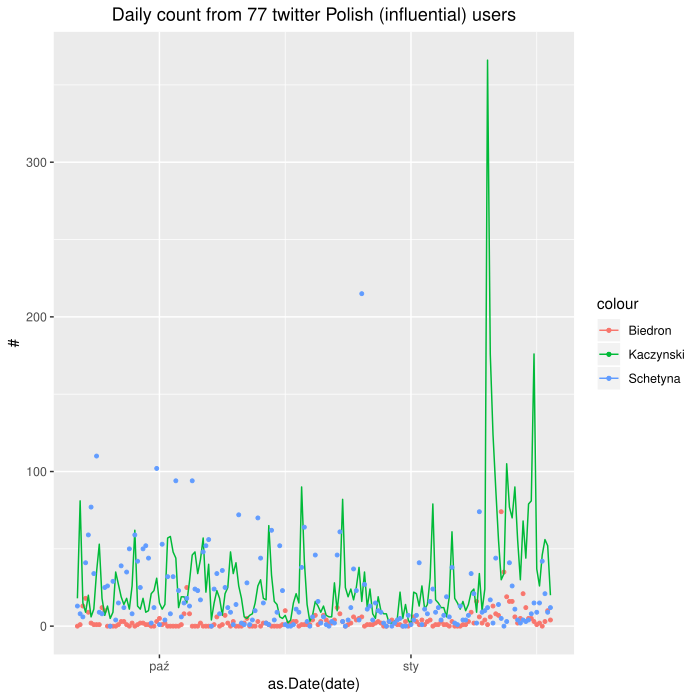

Here is the R script that generated this plot:
require(ggplot2)
## GoogleTrend Walues for 'Biedroń' ....
## Time trend plotted as linear plot
d <- read.csv("biedronkaczynskischetyna.csv", sep = ';',  header=T, na.string="NA");
##d <- subset (d, (date > 20181115 ));

p <- ggplot(d, aes(x = as.Date(date) )) +
  geom_point(aes(y = Biedron, colour = 'Biedron'), size=1) +
  geom_line(aes(y = Kaczynski, colour = 'Kaczynski'), size=.5) +
  geom_point(aes(y = Schetyna, colour = 'Schetyna'), size=1) +
  ylab(label="#") +
  ggtitle("Daily count from 77 twitter Polish (influential) users") +
  theme(plot.title = element_text(hjust = 0.5))

p

d["bs"] <- d["Biedron"] - d["Schetyna"];
d["bk"] <- d["Biedron"] - d["Kaczynski"];

p <- ggplot(d, aes(x = as.Date(date) )) +
  geom_line(aes(y = bs, colour = 'BS'), size=.5) +
  geom_line(aes(y = bk, colour = 'BK'), size=.5) +
  ylab(label="#") +
  ggtitle("Daily count difference 77 twitter Polish (influential) users\nBS=Biedroń - Schetyna/BK=Biedroń-Kaczyński") +
  theme(plot.title = element_text(hjust = 0.5))

p
